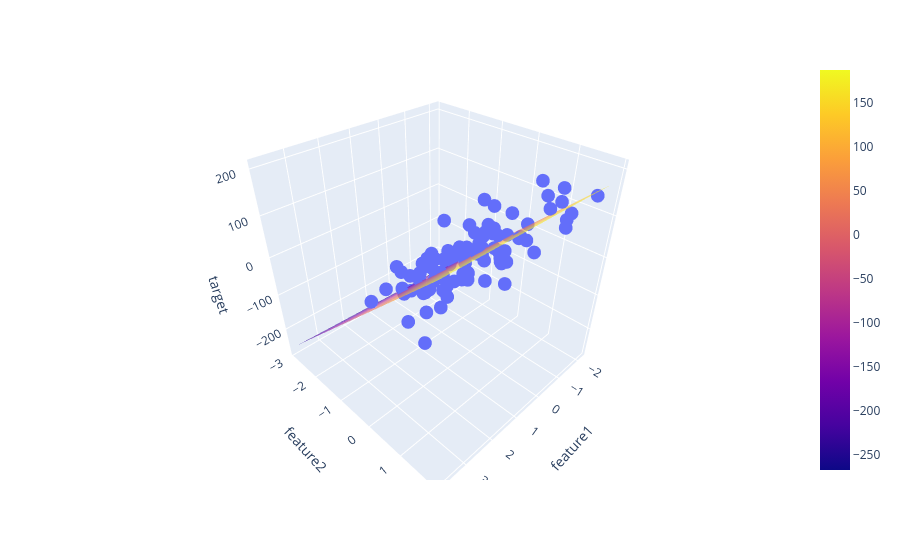

Notebook code for this chart:
### Code cell
x = np.linspace(df['feature1'].min(), df['feature1'].max(), 20)
y = np.linspace(df['feature2'].min(), df['feature2'].max(), 20)

xGrid, yGrid = np.meshgrid(x, y)

final = np.c_[xGrid.ravel(), yGrid.ravel()]

z = lr.predict(final).reshape(xGrid.shape)

fig = px.scatter_3d(
    df,
    x='feature1',
    y='feature2',
    z='target'
)

fig.add_trace(
    go.Surface(
        x=xGrid,
        y=yGrid,
        z=z,
        opacity=0.6
    )
)

fig.show()
